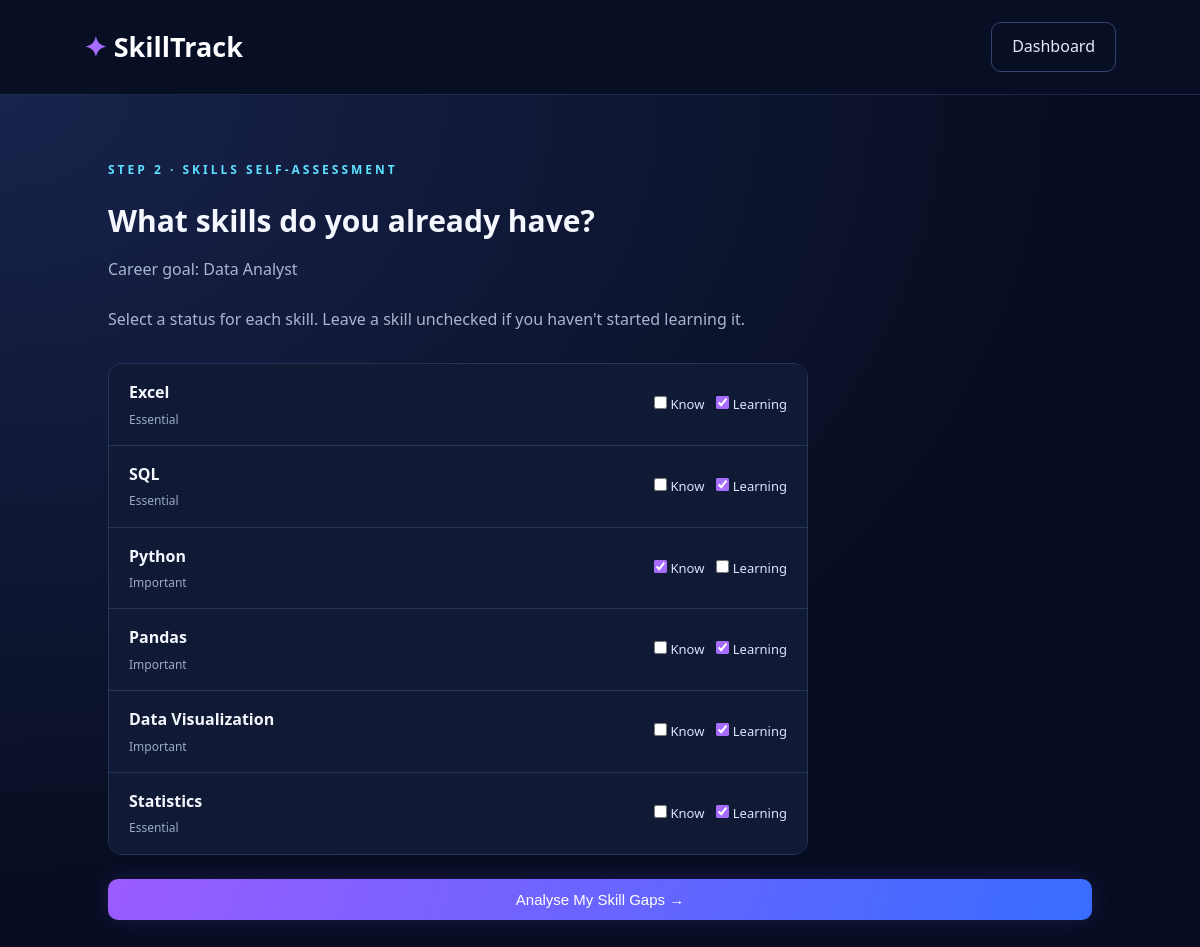
The page /current-skills (signed in) on the database its author committed.
### tables this page shows
CREATE TABLE career_roles (
                id INTEGER PRIMARY KEY AUTOINCREMENT,
                title TEXT NOT NULL UNIQUE,
                description TEXT
            );

CREATE TABLE user_skills (
                user_id INTEGER NOT NULL,
                role_skill_id INTEGER NOT NULL,
                status TEXT NOT NULL CHECK (
                    status IN ('known', 'learning')
                ),
                PRIMARY KEY (user_id, role_skill_id),
                FOREIGN KEY (user_id) REFERENCES users(id),
                FOREIGN KEY (role_skill_id) REFERENCES role_skills(id)
            );

CREATE TABLE role_skills (
                id INTEGER PRIMARY KEY AUTOINCREMENT,
                role_id INTEGER NOT NULL,
                skill_name TEXT NOT NULL,
                importance TEXT NOT NULL DEFAULT 'Important',
                FOREIGN KEY (role_id) REFERENCES career_roles(id),
                UNIQUE(role_id, skill_name)
            );

### app.py (the view, shortened to what this page needs)
@app.route("/current-skills", methods=["GET", "POST"])
def current_skills():
    if "user_id" not in session:
        return redirect(url_for("login"))
    with get_db() as conn:
        selected_role = conn.execute("""
            SELECT r.id, r.title
            FROM user_career_goals g
            JOIN career_roles r ON r.id = g.role_id
            WHERE g.user_id = ?
        """, (session["user_id"],)).fetchone()
        if not selected_role:
            return redirect(url_for("career"))
        skills = conn.execute("""
            SELECT rs.id, rs.skill_name, rs.importance, us.status
            FROM role_skills rs
            LEFT JOIN user_skills us
                ON us.role_skill_id = rs.id AND us.user_id = ?
            WHERE rs.role_id = ?
            ORDER BY rs.id
        """, (session["user_id"], selected_role["id"])).fetchall()
    return render_template(
        "current_skills.html",
        role=selected_role,
        skills=skills
    )

### app.py (called while the page is built)
def get_db():
    conn = sqlite3.connect(DB_PATH)
    conn.row_factory = sqlite3.Row
    return conn

### templates/current_skills.html (shortened to what this page needs)
<!DOCTYPE html>
<html lang="en">
<head>
    <link rel="stylesheet" href="{{ url_for('static', filename='css/style.css') }}">
</head>
<body>
    <nav class="navbar">
        <a href="/" class="logo">✦ SkillTrack</a>
        <a href="/dashboard" class="secondary-btn">Dashboard</a>
    </nav>
    <main class="dashboard-welcome">
        <p class="tagline">STEP 2 · SKILLS SELF-ASSESSMENT</p>
        <h1>What skills do you already have?</h1>
        <p>Career goal: {{ role.title }}</p>
        <p>Select a status for each skill. Leave a skill unchecked if you haven't started learning it.</p>
        <form method="POST">
            <div class="skill-list">
                {% for skill in skills %}
                <div class="skill-row skill-choice">
                    <div>
                        <strong>{{ skill.skill_name }}</strong>
                        <small>{{ skill.importance }}</small>
                    </div>
                    <div class="skill-status">
                        <label>
                            <input type="checkbox" name="known" value="{{ skill.id }}" {% if skill.status=='known'
                                %}checked{% endif %}>
                            Know
                        </label>
                        <label>
                            <input type="checkbox" name="learning" value="{{ skill.id }}" {% if skill.status=='learning'
                                %}checked{% endif %}>
                            Learning
                        </label>
                    </div>
                </div>
                {% endfor %}
            </div>
            <button type="submit" class="primary-btn full-btn">
                Analyse My Skill Gaps →
            </button>
        </form>
    </main>
</body>
</html>

### style.css (style rules this page uses)
* { box-sizing: border-box; margin: 0; padding: 0; }
html { scroll-behavior: smooth; }
body { font-family: "Segoe UI", Arial, sans-serif; background: #070d20; color: #f5f7ff; line-height: 1.6; }
.navbar { display: flex; justify-content: space-between; align-items: center; padding: 22px 7%; border-bottom: 1px solid #1d2a49; background: #080f25; }
.logo { color: #ffffff; text-decoration: none; font-size: 27px; font-weight: 800; }
.logo::first-letter { color: #a66bff; }
.login-btn, .primary-btn { background: linear-gradient(110deg, #9b5cff, #386dff); color: white !important; padding: 12px 20px; border-radius: 10px; text-decoration: none; box-shadow: 0 0 22px #7147ff30; }
.tagline { color: #5ce1ff; font-size: 12px; letter-spacing: 3px; font-weight: 700; margin-bottom: 18px; }
.secondary-btn { color: #e3e8ff; text-decoration: none; padding: 11px 20px; border: 1px solid #35446a; border-radius: 10px; }
.auth-card h1, .dashboard-welcome h1 { font-size: 30px; margin-bottom: 10px; }
.full-btn { width: 100%; border: none; cursor: pointer; font-size: 15px; margin-top: 24px; }
.dashboard-welcome { padding: 65px 9%; min-height: 80vh; background: radial-gradient(ellipse at top left, #18234c, #070d20 65%); }
.dashboard-welcome>p:not(.tagline) { color: #aab6d1; margin: 12px 0 25px; }
.skill-list { max-width: 700px; margin-top: 30px; border: 1px solid #25365b; border-radius: 14px; overflow: hidden; }
.skill-row { display: flex; justify-content: space-between; align-items: center; gap: 20px; padding: 16px 20px; background: #101a34; border-bottom: 1px solid #25365b; }
.skill-row:last-child { border-bottom: none; }
.skill-choice { gap: 15px; }
.skill-choice>div:first-child { display: flex; flex-direction: column; }
.skill-choice small { color: #9aa9cb; font-size: 12px; margin-top: 4px; }
.skill-status { display: flex; flex-wrap: wrap; gap: 12px; }
.skill-status label { color: #dce4ff; font-size: 13px; white-space: nowrap; }
.skill-status input { accent-color: #a66bff; }

### rows shown on the page
career_roles: title "Data Analyst"
user_skills: skill_name "Excel", importance "Essential", status "☑"
user_skills: skill_name "SQL", importance "Essential", status "☑"
user_skills: skill_name "Python", importance "Important", status "☑"
user_skills: skill_name "Pandas", importance "Important", status "☑"
user_skills: skill_name "Data Visualization", importance "Important", status "☑"
user_skills: skill_name "Statistics", importance "Essential", status "☑"
